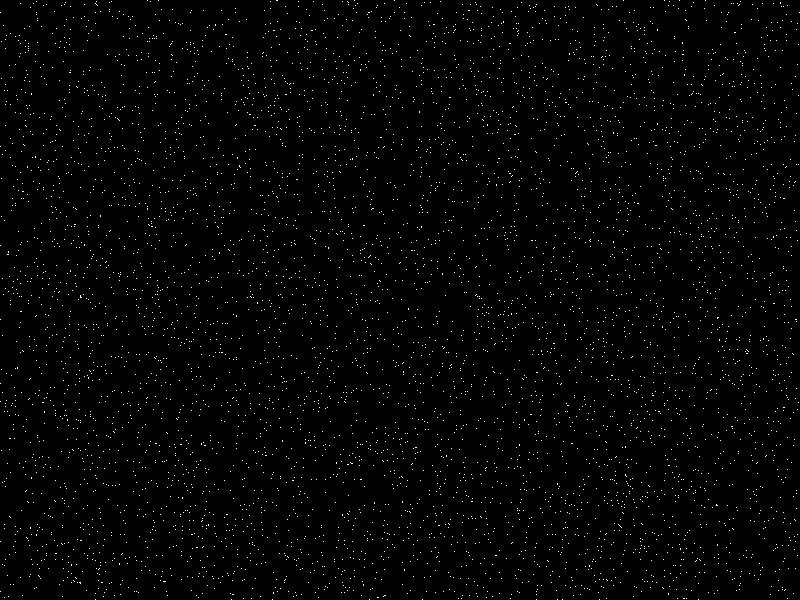
Frame 1 (no input)
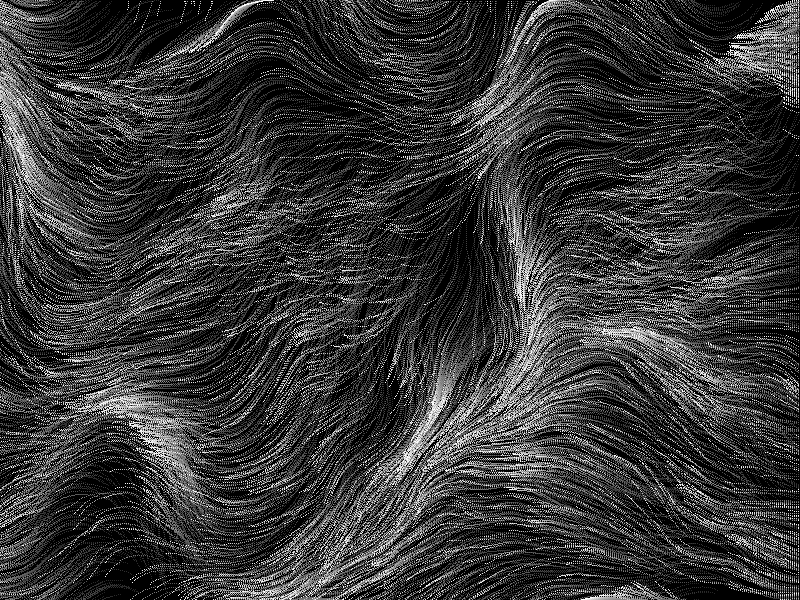
Frame 60 (the mouse pressed at the canvas centre just before this capture)
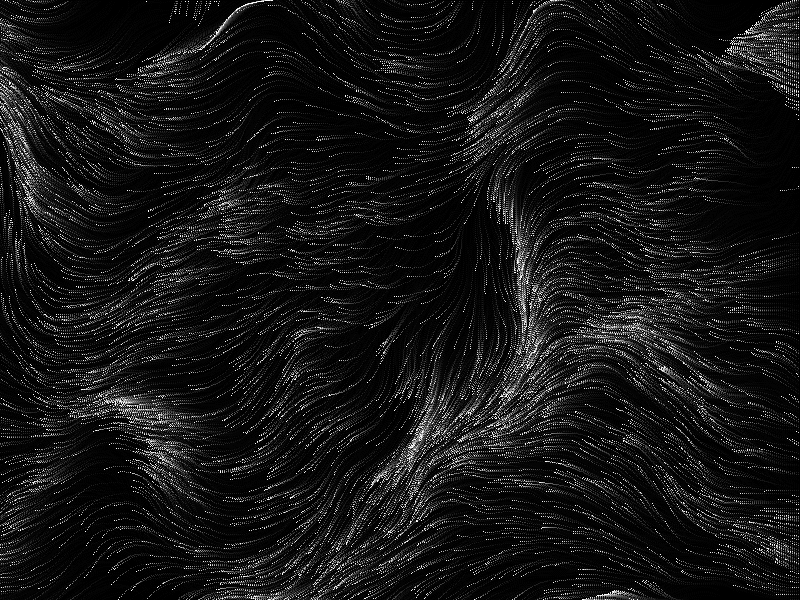
Frame 120 (the mouse held since frame 60 and released just before this capture)

The Processing sketch that drew these frames (run headless with seeded random() and noise(); from frame 60 on, the mouse is pressed at the canvas centre):

// Processing sketch: noise_003
// ── noise_003.pde
// https://openprocessing.org/sketch/1199460

Particle[] particles;
float alpha;

void setup() {
  size(800, 600);
  background(0);
  noStroke();
  
  setParticles();
}


void draw() {
  frameRate(60);
  alpha = map(mouseX, 0, width, 5, 35);
  fill(0, alpha);
  rect(0, 0, width, height);

  loadPixels();
  for(Particle p : particles) {
    p.run();
  }
  updatePixels();
}

void mousePressed() {
  setParticles();
}

void setParticles() {
  particles = new Particle[6000];
  for (int i = 0; i < 6000; i++) {
    float x = random(width);
    float y = random(height);
    color c = color(255, 255, 255, 100);
    particles[i] = new Particle(new PVector(x, y), c);
  }
}


class Particle {
  PVector pos;
  float increment;
  float angle;
  color c;

  Particle(PVector posIn, color cIn) {
    pos = posIn;
    c = cIn;
  }

  void run() {
    update();
    wrap();
    display();
  }

  void update() {
    increment += 0.008;
    angle = noise(pos.x * 0.006, pos.y * 0.004, increment) * TWO_PI;
    pos.x += 2 * cos(angle);
    pos.y += 2 * sin(angle);
  }

  void wrap() {
    if (pos.x < 0) pos.x = width;
    if (pos.x > width) pos.x = 0;
    if (pos.y < 0) pos.y = height;
    if (pos.y > height) pos.y = 0;
  }

  void display() {
    if (pos.x > 0 && pos.x < width && pos.y > 0 && pos.y < height) {
      pixels[(int)pos.x + (int)pos.y * width] = c;
    }
  }

}
